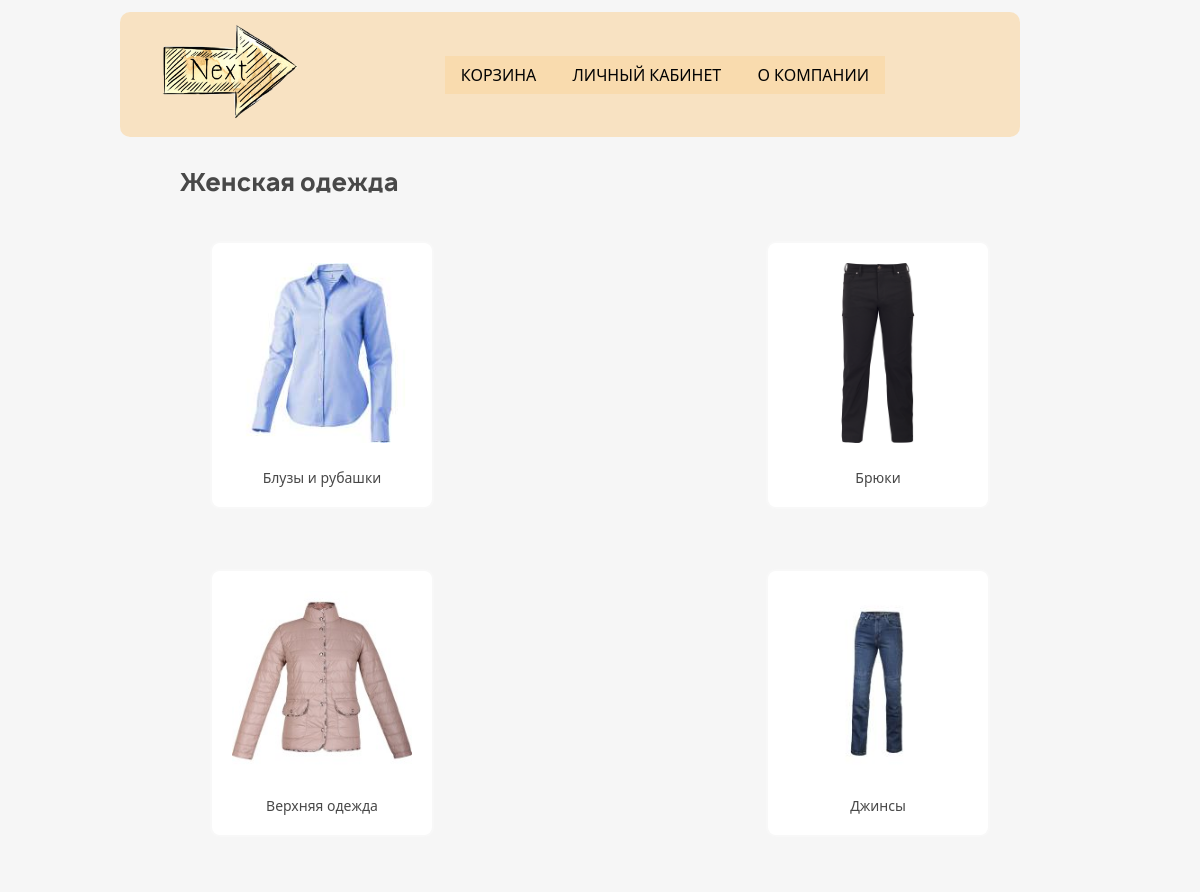
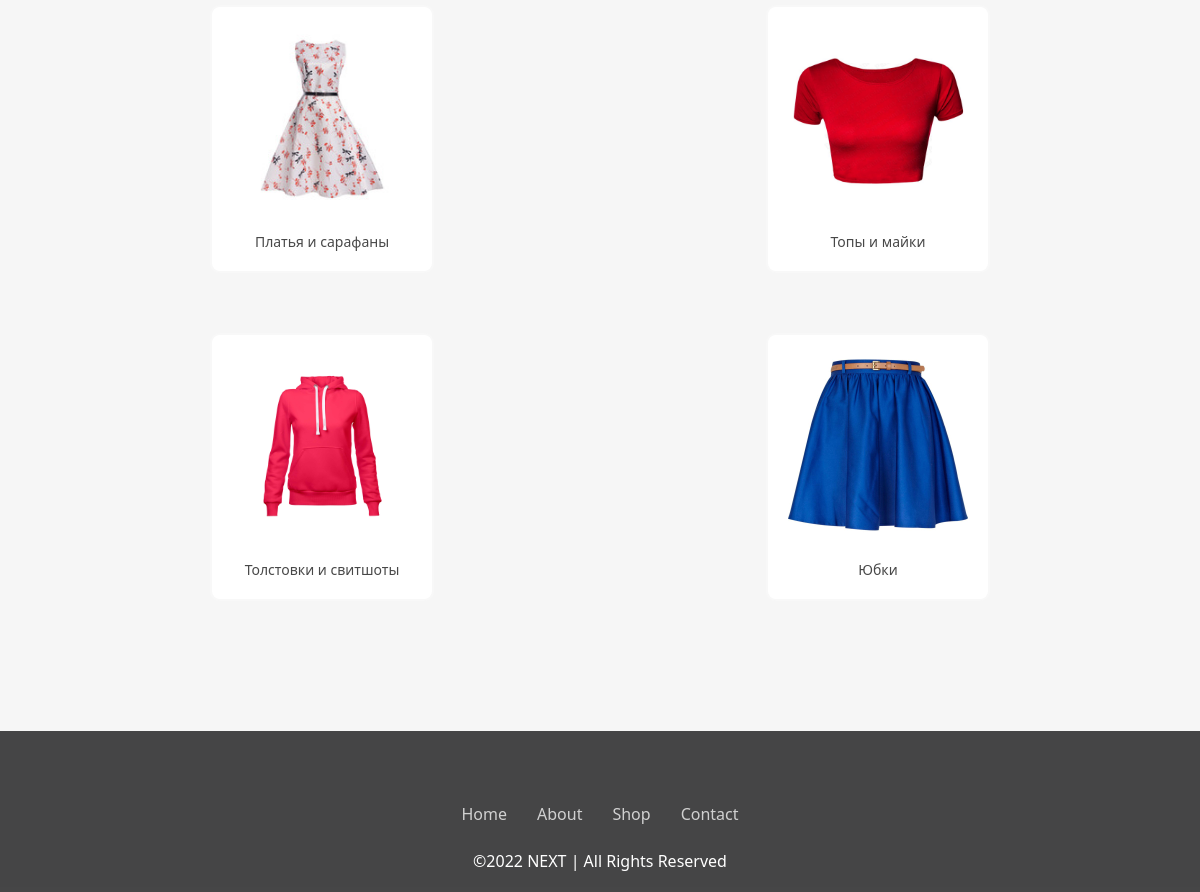
The app's page /categories.php?section=woman with its own data (2 pictures, top to bottom).
### tables this page shows
CREATE TABLE `categories` (
  `section` text NOT NULL,
  `id` int NOT NULL,
  `name` text NOT NULL,
  `picture` text NOT NULL
);

### categories.php (the view, shortened to what this page needs)
<!DOCTYPE html>
<html>
    <head>
        <?php
            $title = '';
            $section = $_GET['section'];
            if ($section == 'woman') $title = 'Женская одежда';
            else if ($section == 'man') $title = 'Мужская одежда';
            else if ($section == 'girl') $title = 'Одежда для девочек';
            else if ($section == 'boy') $title = 'Одежда для мальчиков';
        ?>
        <link rel="stylesheet" href="style-categories.css">
        <?php
            include 'connect_db.php';
        ?>
    </head>
    <body>
        <?php
            include 'header.php';
        ?>
        <section class="categories">
            <?php
                echo '<h2>'.$title.'</h2>';
            ?>
            <div class="items">
                <?php
                     $sql = 'SELECT * FROM categories WHERE section = "'.$section.'"';
                     $result = mysqli_query($link, $sql);
                     while ($row = mysqli_fetch_array($result)){
                        $content = '
                            <a href="itemList.php?categoryId='.$row['id'].'" class="item">
                                <img src="'.$row['picture'].'" width="180px">
                                <div class="text">'.$row['name'].'</div>
                            </a>
                        ';
                        echo $content;
                     }
                ?>
            </div>
        </section>
        <?php
            include 'footer.php';
        ?>
    </body>
</html>

### style-categories.css (style rules this page uses)
section.categories { margin-top: 2%; margin-left: 15%; margin-right: 15%; }
body { background-color: #f6f6f6; }
h2 { font-family: 'Manrope'; color: #484848; }
section.categories div.items { display: flex; flex-direction: row; justify-content: space-between; flex-wrap: wrap; margin-top: 1%; }
a.item { margin: 30px; font-family: 'Manrope'; font-size: 14px; background-color: white; border-radius: 10px; display: flex; padding: 20px; flex-direction: column; border: 2px solid #f8f8f8; align-items: center; text-decoration: none; color: #484848; width: fit-content; justify-content: space-between; }
a.item div.text { margin-top: 25px; }

### header.php (style rules this page uses)
* { font-family: 'Segoe UI'; }

### footer.php (style rules this page uses)
* { box-sizing: border-box; margin: 0; padding: 0; }

### records on screen
categories: picture (picture), name "Блузы и рубашки"
categories: picture (picture), name "Брюки"
categories: picture (picture), name "Верхняя одежда"
categories: picture (picture), name "Джинсы"
categories: picture (picture), name "Платья и сарафаны"
categories: picture (picture), name "Топы и майки"
categories: picture (picture), name "Толстовки и свитшоты"
categories: picture (picture), name "Юбки"

### other values on screen
$title "Женская одежда"
